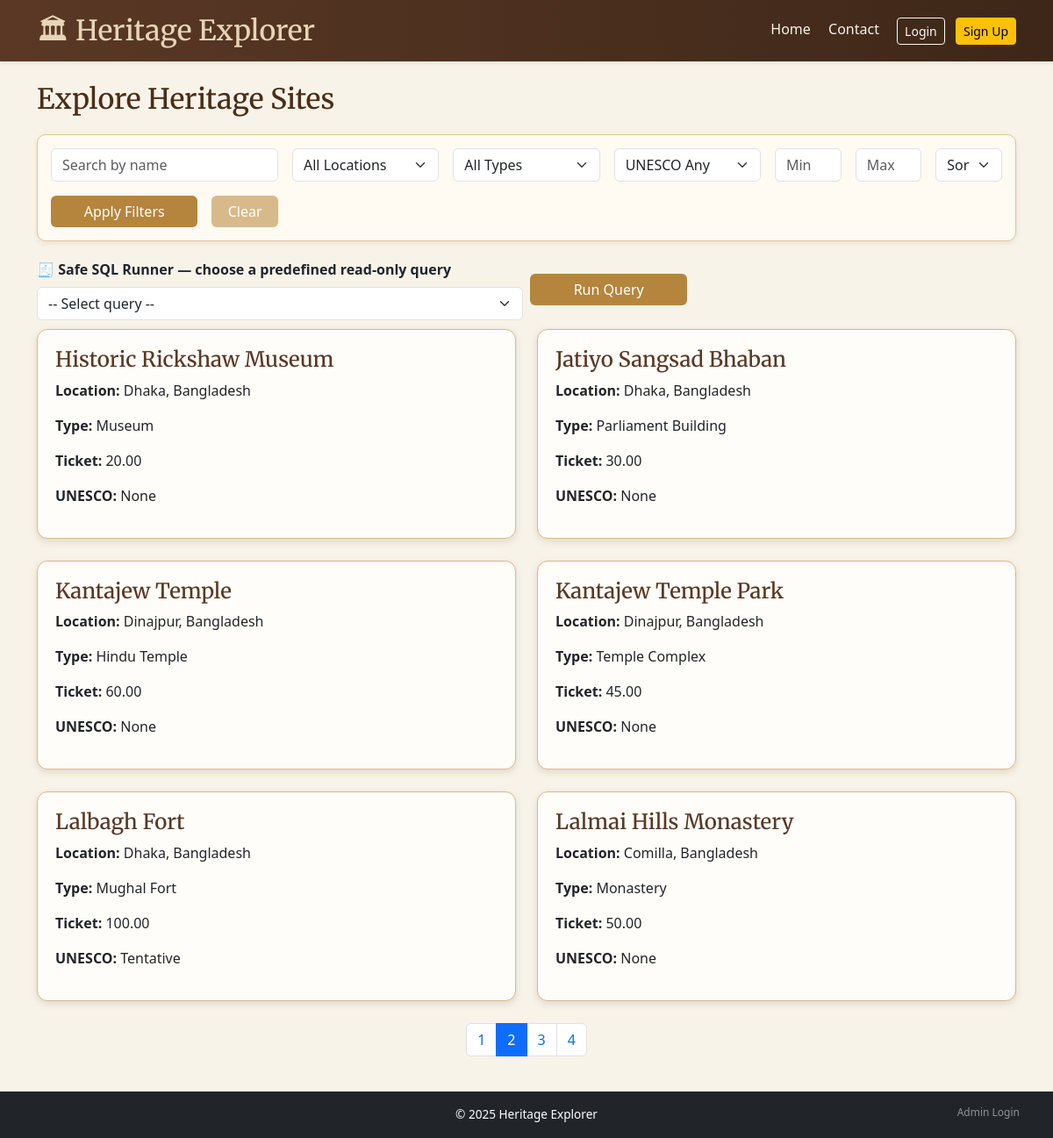
Screenshot of /?page=2 with the database file from the repository.
### tables this page shows
CREATE TABLE IF NOT EXISTS HeritageSites (
  site_id INT AUTO_INCREMENT PRIMARY KEY,
  name VARCHAR(150) NOT NULL,
  location VARCHAR(200),
  type VARCHAR(100),
  opening_hours VARCHAR(100),
  ticket_price DECIMAL(10,2) DEFAULT 0,
  unesco_status ENUM('None','Tentative','World Heritage') DEFAULT 'None',
  description TEXT,
  created_at TIMESTAMP DEFAULT CURRENT_TIMESTAMP
);

### index.php (the view, shortened to what this page needs)
<?php
include __DIR__ . '/includes/headerFooter.php';
require_once __DIR__ . '/includes/db_connect.php';
$filter_name = trim($_GET['filter_name'] ?? '');
$filter_price_min = (isset($_GET['filter_price_min']) && $_GET['filter_price_min'] !== '') ? (float)$_GET['filter_price_min'] : null;
$filter_price_max = (isset($_GET['filter_price_max']) && $_GET['filter_price_max'] !== '') ? (float)$_GET['filter_price_max'] : null;
$where = ' WHERE 1=1';
$order_by = 'name ASC';
$per_page = 6;
$page = max(1, (int)($_GET['page'] ?? 1));
$offset = ($page - 1) * $per_page;
$countStmt = $pdo->prepare("SELECT COUNT(*) FROM HeritageSites $where");
$countStmt->execute();
$total_sites = (int)$countStmt->fetchColumn();
$total_pages = max(1, (int)ceil($total_sites / $per_page));
$stmt = $pdo->prepare("
    SELECT site_id, name, location, type, ticket_price, unesco_status
    FROM HeritageSites
    $where
    ORDER BY $order_by
    LIMIT :limit OFFSET :offset
");
$stmt->bindValue(':limit', $per_page, PDO::PARAM_INT);
$stmt->bindValue(':offset', $offset, PDO::PARAM_INT);
$stmt->execute();
$sites = $stmt->fetchAll(PDO::FETCH_ASSOC);
function h($s){ return htmlspecialchars((string)$s, ENT_QUOTES | ENT_HTML5); }
?>
<!doctype html>
<html lang="en">
<head>
  <link href="https://cdn.jsdelivr.net/npm/bootstrap@5.3.0/dist/css/bootstrap.min.css" rel="stylesheet">
</head>
<body>
<div class="container my-4">
  <h2>Explore Heritage Sites</h2>
  <div class="filter-card">
    <form method="get" class="row g-3">
      <div class="col-md-3">
        <input type="text" name="filter_name" class="form-control" placeholder="Search by name" value="<?= h($filter_name) ?>">
      </div>
      <div class="col-md-2">
        <select name="filter_location" class="form-select">
          <option value="">All Locations</option>
        </select>
      </div>
      <div class="col-md-2">
        <select name="filter_type" class="form-select">
          <option value="">All Types</option>
        </select>
      </div>
      <div class="col-md-2">
        <select name="filter_unesco" class="form-select">
          <option value="">UNESCO Any</option>
        </select>
      </div>
      <div class="col-md-1">
        <input type="number" name="filter_price_min" class="form-control" placeholder="Min" value="<?= h($filter_price_min ?? '') ?>">
      </div>
      <div class="col-md-1">
        <input type="number" name="filter_price_max" class="form-control" placeholder="Max" value="<?= h($filter_price_max ?? '') ?>">
      </div>
      <div class="col-md-1">
        <select name="sort_price" class="form-select">
          <option value="">Sort Price</option>
        </select>
      </div>
      <div class="col-md-2 d-grid">
        <button type="submit" class="btn btn-primary">Apply Filters</button>
      </div>
      <div class="col-md-1 d-grid">
        <a href="index.php" class="btn btn-secondary">Clear</a>
      </div>
    </form>
  </div>
  <div class="sql-runner">
    <form method="post" class="row g-2 align-items-center">
      <div class="col-md-6">
        <label class="form-label fw-bold">🧾 Safe SQL Runner — choose a predefined read-only query</label>
        <select name="query_key" class="form-select">
          <option value="">-- Select query --</option>
        </select>
      </div>
      <div class="col-md-2 d-grid">
        <button class="btn btn-primary">Run Query</button>
      </div>
    </form>
  </div>
  <?php if (empty($sites)): ?>
    <div class="alert alert-info">No sites match your filters.</div>
  <?php else: ?>
    <div class="row">
      <?php foreach ($sites as $s): ?>
        <div class="col-md-6">
          <div class="site-card">
            <h4><a href="site_view.php?id=<?= (int)$s['site_id'] ?>"><?= h($s['name']) ?></a></h4>
            <p><strong>Location:</strong> <?= h($s['location']) ?></p>
            <p><strong>Type:</strong> <?= h($s['type']) ?></p>
            <p><strong>Ticket:</strong> <?= number_format((float)($s['ticket_price'] ?? 0), 2) ?></p>
            <p><strong>UNESCO:</strong> <?= h($s['unesco_status']) ?></p>
          </div>
        </div>
      <?php endforeach; ?>
    </div>
  <?php endif; ?>
  <nav>
    <ul class="pagination justify-content-center">
      <?php
      $baseParams = $_GET;
      for ($i=1; $i <= $total_pages; $i++):
        $baseParams['page'] = $i;
      ?>
        <li class="page-item <?= $i === $page ? 'active' : '' ?>">
          <a class="page-link" href="?<?= h(http_build_query($baseParams)) ?>"><?= $i ?></a>
        </li>
      <?php endfor; ?>
    </ul>
  </nav>
</div>
<footer class="bg-dark text-white text-center py-3 w-100" style="margin-top: 40px;">
  <div class="container position-relative">
    <p class="mb-0">&copy; <?= date('Y') ?> Heritage Explorer</p>
    <a href="/Heritage-Database-Project/admin/login.php"
       class="text-white-50 small position-absolute bottom-0 end-0 me-2 mb-1"
       style="font-size: 0.75rem; text-decoration: none;">
       Admin Login
    </a>
  </div>
</footer>
</body>
</html>

### includes/headerFooter.php (style rules this page uses)
:root { --sand: #e6d5b8; --brown: #5a3825; --dark-brown: #3e2718; --cream: #f8f3e9; --accent: #c49b63; }
body { background-color: var(--cream); font-family: 'Poppins', sans-serif; color: var(--dark-brown); }
h2, h3, h4, h5 { font-family: 'Merriweather', serif; color: var(--brown); }
footer { background: var(--dark-brown); color: var(--cream); font-size: 0.85rem; padding: 20px 0; margin-top: 60px; }
footer a { color: #d4b48c; text-decoration: none; }

### index.php (style rules this page uses)
body { background-color: #f8f3e9; }
.filter-card { background-color: #fffaf2; border: 1px solid #e0c79b; padding: 15px; border-radius: 10px; margin-bottom: 20px; box-shadow: 0 2px 6px rgba(90, 56, 37, 0.1); }
.site-card { background: #fffdf9; border: 1px solid #d8b98b; padding: 20px; border-radius: 12px; margin-bottom: 25px; box-shadow: 0 3px 8px rgba(90, 56, 37, 0.15); transition: transform 0.2s ease, box-shadow 0.2s ease; }
.site-card h4 a { color: #5a3825; text-decoration: none; }
h2 { font-family: 'Merriweather', serif; color: #4b2e17; margin-bottom: 20px; }
.btn-primary { background-color: #b5853d; border: none; }
.btn-secondary { background-color: #d8b98b; border: none; }
.sql-runner { margin-bottom: 10px; }
footer { background-color: #3e2718 !important; }

### rows the page displays
heritagesites: name "Historic Rickshaw Museum", location "Dhaka, Bangladesh", type "Museum", ticket_price "20.00", unesco_status "None"
heritagesites: name "Jatiyo Sangsad Bhaban", location "Dhaka, Bangladesh", type "Parliament Building", ticket_price "30.00", unesco_status "None"
heritagesites: name "Kantajew Temple", location "Dinajpur, Bangladesh", type "Hindu Temple", ticket_price "60.00", unesco_status "None"
heritagesites: name "Kantajew Temple Park", location "Dinajpur, Bangladesh", type "Temple Complex", ticket_price "45.00", unesco_status "None"
heritagesites: name "Lalbagh Fort", location "Dhaka, Bangladesh", type "Mughal Fort", ticket_price "100.00", unesco_status "Tentative"
heritagesites: name "Lalmai Hills Monastery", location "Comilla, Bangladesh", type "Monastery", ticket_price "50.00", unesco_status "None"
